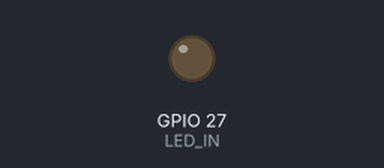
Simulated run of this sketch. Board: ESP32. Shown: output pins drawn as LEDs (lit = HIGH).

Above: at 0.15 s.
At 19.73 s:
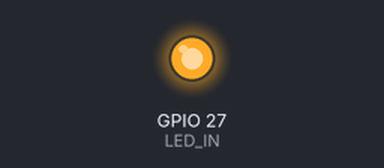
At 39.32 s:
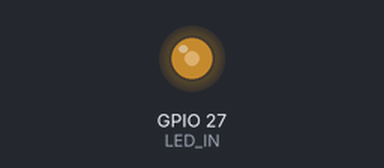
Timing chart, 0 to 40.0 s (numbered marks = the images above):
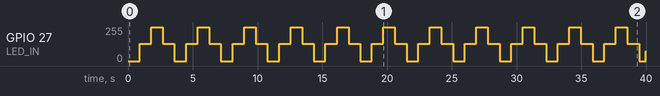

The sketch:

ledPWMFading.ino
```cpp
#define LED_IN 27
int freq = 5000;
int ledChannel = 0;
int resolution = 8;

void setup() {

  ledcSetup(ledChannel, freq, resolution);//setup the channel, frequency and resolution we specified
  ledcAttachPin(LED_IN, ledChannel);//attach the pin to the PWM channel
  //ledcAttachPin(22, ledChannel); //un-comment this line if you LED 22 on board

}

void loop() {
   for (int dutyCycle = 0; dutyCycle <= 255; dutyCycle++){
  ledcWrite(ledChannel, dutyCycle);
  delay(7);
  }

  for (int dutyCycle = 255; dutyCycle >= 0; dutyCycle--){
     ledcWrite(ledChannel, dutyCycle);
     delay(7);
  }
}
```

Measured:
- by itself, GPIO 27 (LED_IN): 0/255 → 128/255 at 0.90 s, → 255/255 0.89 s later, → 128/255 0.89 s later, → 0/255 0.90 s later, … (45 changes in this stretch)
